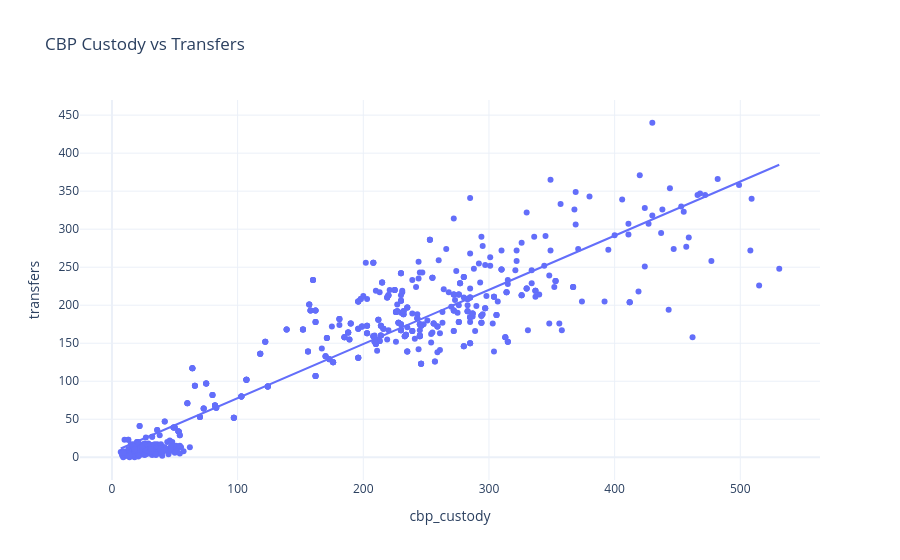
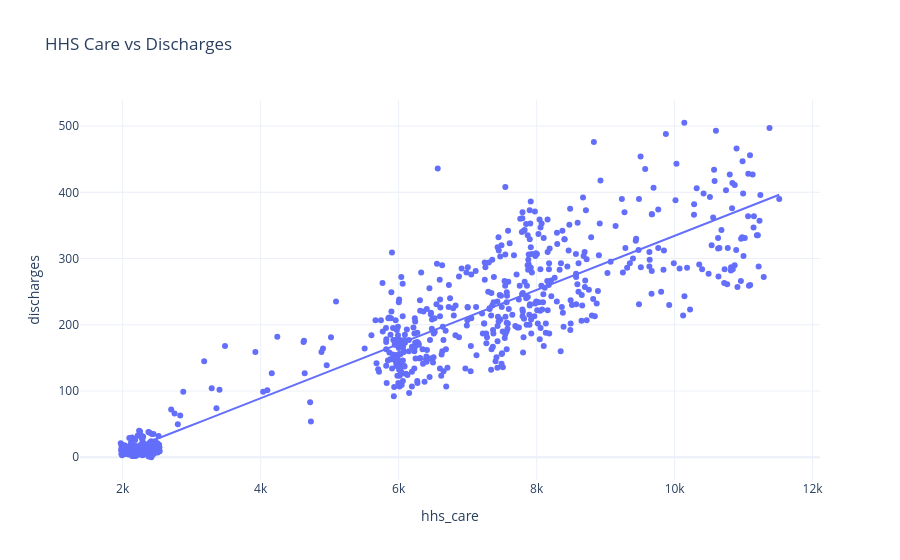

These figures' notebook cell, in order:
### Code cell
pairs = [
    ('cbp_custody', 'transfers', 'CBP Custody vs Transfers'),
    ('hhs_care', 'discharges', 'HHS Care vs Discharges'),
    ('apprehensions', 'transfers', 'Apprehensions vs Transfers'),
]
for a, b, title in pairs:
    stats = pairwise_correlation(df, a, b)
    print(f"{title}: Pearson r={stats['pearson_r']:.3f} (p={stats['pearson_p']:.4f}), "
          f"Spearman r={stats['spearman_r']:.3f} (p={stats['spearman_p']:.4f}), n={stats['n']}")
    fig = scatter_with_trendline(df, a, b, title)
    fig.show()

### Figure 1 — Plotly figure (JSON) as saved in the notebook; plotly's stock layout.template omitted (floating-point values rounded to 4 significant figures; data arrays with more than 128 entries replaced by an {"elided": "..."} marker saying what was removed)
{"data": [{"hovertemplate": "cbp_custody=%{x}<br>transfers=%{y}<extra></extra>", "legendgroup": "", "marker": {"color": "#636efa", "symbol": "circle"}, "mode": "markers", "name": "", "orientation": "v", "showlegend": false, "type": "scatter", "x": {"elided": "720 int values"}, "xaxis": "x", "y": {"elided": "720 int values"}, "yaxis": "y"}, {"hovertemplate": "<b>OLS trendline</b><br>transfers = 0.71249 * cbp_custody + 6.47993<br>R<sup>2</sup>=0.855698<br><br>cbp_custody=%{x}<br>transfers=%{y} <b>(trend)</b><extra></extra>", "legendgroup": "", "marker": {"color": "#636efa", "symbol": "circle"}, "mode": "lines", "name": "", "showlegend": false, "type": "scatter", "x": {"elided": "720 int values"}, "xaxis": "x", "y": {"elided": "720 float values"}, "yaxis": "y"}], "layout": {"legend": {"tracegroupgap": 0}, "title": {"text": "CBP Custody vs Transfers"}, "xaxis": {"anchor": "y", "domain": [0.0, 1.0], "title": {"text": "cbp_custody"}}, "yaxis": {"anchor": "x", "domain": [0.0, 1.0], "title": {"text": "transfers"}}}}

### Figure 2 — Plotly figure (JSON) as saved in the notebook; plotly's stock layout.template omitted (floating-point values rounded to 4 significant figures; data arrays with more than 128 entries replaced by an {"elided": "..."} marker saying what was removed)
{"data": [{"hovertemplate": "hhs_care=%{x}<br>discharges=%{y}<extra></extra>", "legendgroup": "", "marker": {"color": "#636efa", "symbol": "circle"}, "mode": "markers", "name": "", "orientation": "v", "showlegend": false, "type": "scatter", "x": {"elided": "720 int values"}, "xaxis": "x", "y": {"elided": "720 int values"}, "yaxis": "y"}, {"hovertemplate": "<b>OLS trendline</b><br>discharges = 0.0408593 * hhs_care + -74.2527<br>R<sup>2</sup>=0.848022<br><br>hhs_care=%{x}<br>discharges=%{y} <b>(trend)</b><extra></extra>", "legendgroup": "", "marker": {"color": "#636efa", "symbol": "circle"}, "mode": "lines", "name": "", "showlegend": false, "type": "scatter", "x": {"elided": "720 int values"}, "xaxis": "x", "y": {"elided": "720 float values"}, "yaxis": "y"}], "layout": {"legend": {"tracegroupgap": 0}, "title": {"text": "HHS Care vs Discharges"}, "xaxis": {"anchor": "y", "domain": [0.0, 1.0], "title": {"text": "hhs_care"}}, "yaxis": {"anchor": "x", "domain": [0.0, 1.0], "title": {"text": "discharges"}}}}
